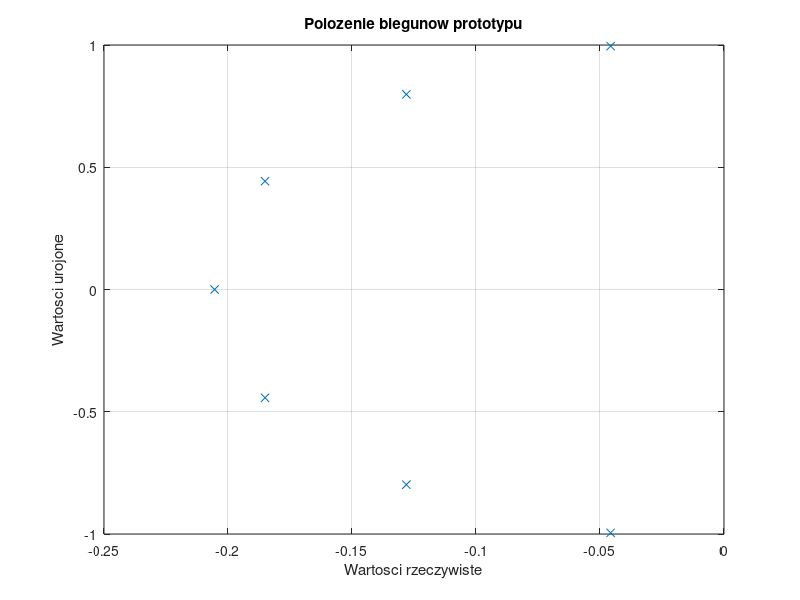
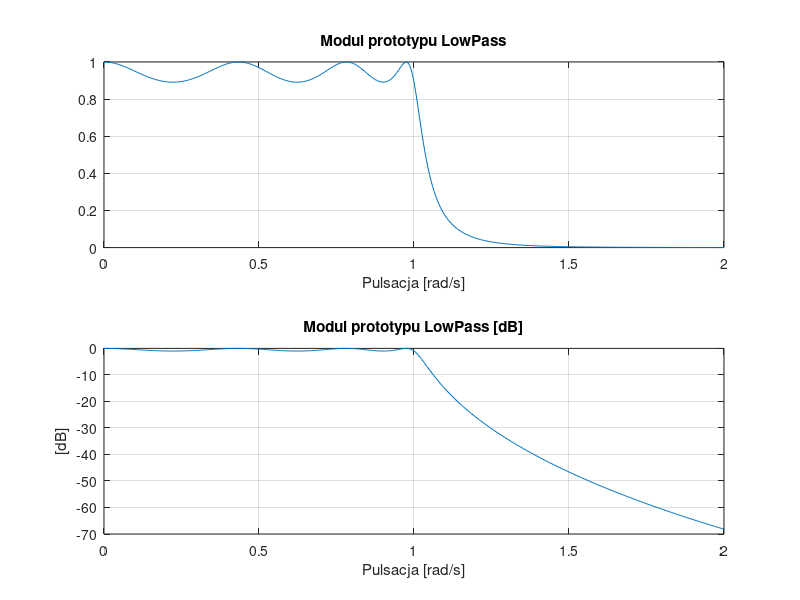

MATLAB code for these plots, in order: (Note: this script raises an error after producing the figures.)
%==========================================================================
% Projektowanie transmitancji analogowych filtrow LP, HP, BP, BS typu
% Czybyszewa typu I
% dzialanie programu wymaga funkcji z poprzednich cwiczen
%==========================================================================

clear all;
clc;
close all;

typ = 1;                    %rodzaj filtra 1-LP,2-HP,3-BP,4BS
apass = 1;                  %nieliniowosc pasma przepustowego w dB 
astop = 50;                 %tlumienie w pasmie zaporowym

if (typ==1)                 %filtr dolnoprzepustowy
    fpass = 1000;           %czestot. pasma przepustowego (apass) 
    fstop = 4000;           %czestot. pasma zapororwego (astop)
    ws = fstop/fpass;       %transformacja czestot. s=s'/w0
                            %w0=2*pi*fpass
end

if (typ==2)                 %filtr gornoprzepustowy
    fpass = 3000;           %czestot. pasma przepustowego (apass) 
    fstop = 2000;           %czestot. pasma zapororwego (astop)
    ws = fpass/fstop;       %transformacja czestot. s=s'/w0
                            %w0=2*pi*fpass
end

if (typ==3)                 %filtr pasmowoprzepustowy
    fs1 = 1500;             %dolna czestotliwosc stop 
    fp1 = 2000;             %dolna czestotliwosc pass 
    fp2 = 3000;             %gorna czestotliwosc pass 
    fs2 = 3500;             %gorna czestotliwosc stop 
    
    ws1t=(fs1^2-fp1*fp2)/(fs1*(fp2-fp1));
    ws2t=(fs2^2-fp1*fp2)/(fs2*(fp2-fp1));
                            %transformacje czestotliwosci
    ws=min(abs(ws1t),abs(ws2t));                                                    
end

if (typ==4)                 %filtr pasmowozaporowy
    fs1 = 1500;             %dolna czestotliwosc stop 
    fp1 = 2000;             %dolna czestotliwosc pass 
    fp2 = 3000;             %gorna czestotliwosc pass 
    fs2 = 3500;             %gorna czestotliwosc stop 
    
    ws1t=(fs1*(fp2-fp1))/(fs1^2-(fp2*fp1));
    ws2t=(fs2*(fp2-fp1))/(fs2^2-(fp2*fp1));
                            %transformacje czestotliwosci
    ws=min(abs(ws1t),abs(ws2t));                                                    
end


wzm_p=10^(-apass/20);
wzm_s=10^(-astop/20);       %przeliczenie decybeli na wartosc bezwzgl.


if((typ==1)||(typ==2))
    vp=2*pi*fpass;
    vs=2*pi*fstop;
    
    f_ps=[fpass,fstop];
    wzm_ps=[wzm_p,wzm_s];
    wzmdB_ps=[-apass,-astop];
end
if( (typ==3) || (typ==4) ) 
    vp = 2*pi*[fp1 fp2];
    vs = 2*pi*[fs1 fs2];
    
    vc = 2*pi*sqrt(fp1*fp2);%pulsacja srodka 
    dv = 2*pi*(fp2-fp1);    %szerokość filtra wokol  vc
    
    f_ps = [fp1,fp2,fs1,fs2];     
    wzm_ps = [wzm_p, wzm_p, wzm_s, wzm_s]; 
    wzmdB_ps = [-apass, -apass, -astop, -astop];
end


%================ wyznaczenie biegunow dolnoprzepustowego filtra proto. ===
wp=1;
Nreal=acosh(sqrt((10^(astop/10)-1)/(10^(apass/10-1)))/acosh(ws/wp));
                                %rzad filtra jako N=[M] (str 159 wz. 6.63)
N=ceil( Nreal )

epsi=sqrt(10^(apass/10)-1);
D=asinh(1/epsi)/N;
R1=sinh(D)                      %okrag wewnetrzny (str 159 wz 6.64a)
R2=cosh(D)                      %okrag zewnetrzny (str 159 wz 6.64b)

dfi0=(2*pi)/(2*N);              %kat
fi=pi/2+dfi0/2+(0:N-1)*dfi0;    %katy biegunow
p1=R1*exp(1j*fi);               %bieguny na R1
p2=R2*exp(1j*fi);               %bieguny na R2
p=real(p1) + 1j*imag(p2);       %bieguny wypadkowe
z=[];                           %zera
wzm=prod(-p);                   %wzmocnienie

a=poly(p);                      %bieguny (wsp wielomianu mianownika A(z))
b=wzm;                          %wielomian licznika B(z)
if (rem(N,2)==0) 
    b = b*10^(-apass/20);       %stala skalujaca transm. (str 159 wz.6.69)
end
%========== porownanie wlasnych funkcji z funkcjami MATLABa ===============
[NN,ww0] = cheb1ord(vp,vs,apass,astop,'s');
                            %funkcja zwraca najnizszy rzad cyfrowego filtra
                            %Butterwortha, ktory ma tetnienie pasma
                            %przepustowego mniejsze niz Rp [dB]
blad_N=N-NN

figure(1);
plot(real(p),imag(p),'x');
grid;
title('Polozenie biegunow prototypu');
xlabel('Wartosci rzeczywiste');
ylabel('Wartosci urojone');

%========== obliczenie charakterystyki czestotliwosciowej H(w) ============

w=0:0.005:2;                %zakres pulsacji unormowanej
H=freqs(b,a,w);             %odpowiedz czestotliwosciowa filtra B/A

figure(2);
subplot(2,1,1);
plot(w,abs(H));
grid;
title('Modul prototypu LowPass');
xlabel('Pulsacja [rad/s]');

subplot(2,1,2);
plot(w,20*log10(abs(H)));
grid;
title('Modul prototypu LowPass [dB]');
xlabel('Pulsacja [rad/s]');
ylabel('[dB]');

% Trans. czestot filtra analogowego: prot. unormowany > wynikowy filtr
if (typ==1)
    [z,p,wzm]=lp2lpTZ(z,p,wzm,vp);
end                     % LP na LP: s=s/w0
if (typ==2) 
    [z,p,wzm] = lp2hpTZ(z,p,wzm,vp);
end                     %LP na HP: s=w0/s
if (typ==3) 
    [z,p,wzm] = lp2bpTZ(z,p,wzm,vc,dv); 
end                     %LP na BP: s=(s^2+wc^2)/(dw*s)
if (typ==4) 
    [z,p,wzm] = lp2bsTZ(z,p,wzm,vc,dv);
end                     %LP na BS: s=(dw*s)/(s^2+wc^2)

b=wzm*poly(z);          %konwersja pierwiastkow na wielomian
a=poly(p);

% ======== Pokazanie zer i biegunow po transformacji czestot. =============
figure(3)
plot(real(z),imag(z),'o',real(p),imag(p),'x');
grid;
title('Polozenie zer i biegunow');

if isempty(z)
    legend('bieguny');
else
    legend('zera','bieguny');
end
xlabel('Rzeczywiste');
ylabel('Urojone');

printsys(b,a,'s');

%========= charakterystyka czestotliwosciowa otrzymana ====================
NF=1000;                        %liczba probek
fmin=0;                         %dolna czestotliwosc
fmax=5000;                      %gorna czestotliwosc
f=fmin:(fmax-fmin)/(NF-1):fmax; %wszystkie czestotliwości
w=2*pi*f;                       %wszystkie pulasacje

H = freqs(b,a,w);
figure(4);
subplot(3,1,1);
plot(f,abs(H),'b',f_ps,wzm_ps,'ro');
grid;
legend('Odpowiedz czestotliwosciowa filtra','')
title('Modul');
xlabel('Czestotliwosc [Hz]');

subplot(3,1,2);
plot(f,20*log10(abs(H)),'b',f_ps,wzmdB_ps,'ro');
axis([fmin,fmax,-100,20]);
grid; 
title('Modul [dB]');
legend('Odpowiedz czestotliwosciowa filtra [dB]','')
xlabel('Czestotliwosc [Hz]');
ylabel('[dB]'); 

subplot(3,1,3);
plot(f,unwrap(angle(H)));
grid;
title('Odpowiedz fazowa,rozwinieta');
xlabel('Czestotliwosc [Hz]');
ylabel('[rad]');
